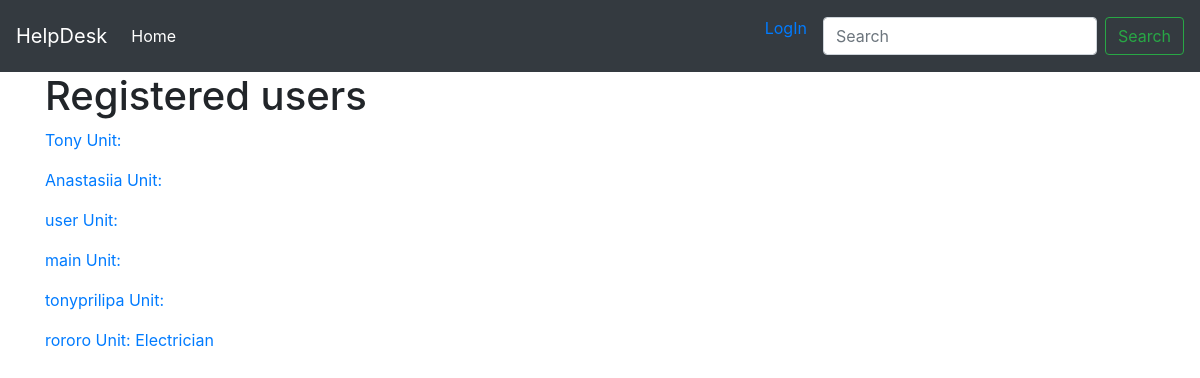
The app's page /users/, older data.
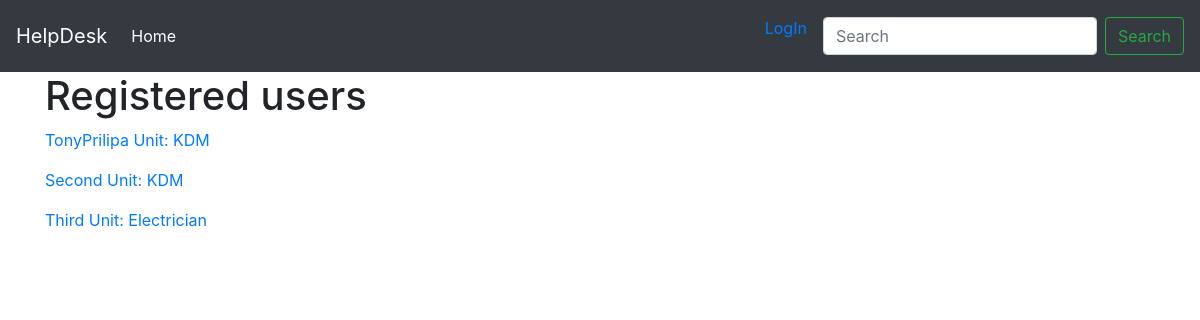
The same page, newer data.
### models.py (models this page shows, shortened)
class User(UserMixin, db.Model):
    __tablename__ = 'users'
    id = db.Column(db.Integer, primary_key=True)
    username = db.Column(db.String(64), unique=True)
    email = db.Column(db.String(64), unique=True)
    password_hash = db.Column(db.String(128))
    real_name = db.Column(db.String(32))
    phone = db.Column(db.String(32))
    about = db.Column(db.Text(140))
    unit_id = db.Column(db.Integer, db.ForeignKey('units.id'))
    role_id = db.Column(db.Integer, db.ForeignKey('roles.id'))
    @property
    def password(self):
        raise AttributeError('password is not readable attribute')

class Unit(db.Model):
    __tablename__ = 'units'
    id = db.Column(db.Integer, primary_key=True)
    name = db.Column(db.String(40), unique=True)
    user = db.relationship('User', backref='unit', lazy='dynamic')
    ticket = db.relationship('Ticket', backref='unit', lazy='dynamic')

### users/blueprint.py (the view)
@users.route('/')
def index():
    users = User.query.all()
    return render_template('users/index.html', users=users)

### users/templates/users/index.html (shortened to what this page needs)
{% extends 'base.html' %}
{% block content %}
    <h1>Registered users</h1>
    {% for user in users %}
    <p><a href="{{url_for('users.user_profile', username=user.username)}}">{{user.username}} Unit: {{ user.unit.name }}</a></p>
    {% endfor %}
{% endblock %}

### templates/base.html (shortened to what this page needs)
<!DOCTYPE html>
<html lang="en">
<head>
    <link rel="stylesheet" href="https://stackpath.bootstrapcdn.com/bootstrap/4.4.1/css/bootstrap.min.css">
</head>
<body>
<nav class="navbar navbar-expand-lg navbar-dark bg-dark">
  <a class="navbar-brand" href="{{url_for('index')}}">HelpDesk</a>
  <div class="collapse navbar-collapse" id="navbarSupportedContent">
    <ul class="navbar-nav mr-auto">
      <li class="nav-item active">
        <a class="nav-link" href="{{url_for('index')}}">Home <span class="sr-only">(current)</span></a>
      </li>
    </ul>
      <ul>
          {% if current_user.username %}
        <a href="{{url_for('auth.logout')}}" class="nav-link">{{current_user.username}} LogOut</a>
        {% else %}
        <a href="{{url_for('auth.login')}}" class="nav-item active nav-link">LogIn</a>
        {% endif %}
      </ul>
    <form class="form-inline my-2 my-lg-0">
      <input class="form-control mr-sm-2" type="search" placeholder="Search" aria-label="Search">
      <button class="btn btn-outline-success my-2 my-sm-0" type="submit">Search</button>
    </form>
  </div>
</nav>
    <div class="container">
        <div class="row">
            <div class="col-lg-12">
                {% block content %}
                {% endblock %}
            </div>
        </div>
    </div>
</body>
</html>

Row changes from the older to the newer data that the page shows:
removed User: username "user"
removed User: username "main"
removed User: username "tonyprilipa"
removed User: username "rororo", unit.name "Electrician"
changed User: username "Tony" → "TonyPrilipa"; unit.name (not shown) → "KDM"
changed User: username "Anastasiia" → "Second"; unit.name (not shown) → "KDM"
added User: username "Third", unit.name "Electrician"
